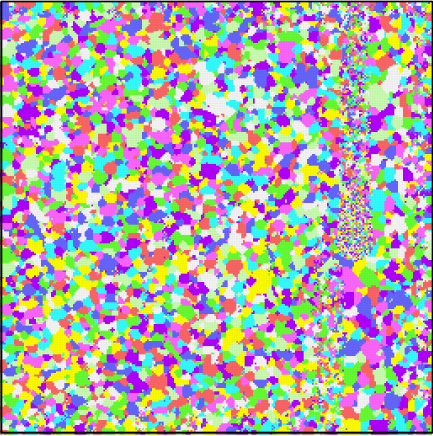
#> input picture data/temp_data/speed_45_hatch_15_cropped.png, 433 x 436 px, found by its file name
$ python average_grain_size.py
#> lines starting #> are read from the running program, lines starting #| are printed output that depends on the picture; after the words box and inside, x2 and y2 are one past the last pixel; in counts of white or black regions, pixels touching at a corner belong together; long printed decimals are rounded
from PIL import Image, ImageFilter
import numpy as np
import matplotlib.pyplot as plt
from skimage import filters, measure
from scipy.ndimage import binary_erosion, binary_dilation
import random

plot_numbers_on_grains = True

# Read the image using PIL
#image_path = 'sample5-1.png'
#image_path = 'comp2.png'
image_path = 'speed_45_hatch_15_cropped.png'
#image_path='speed_90_hatch_15_CROP_8bitcolor.png'

image_pil = Image.open(image_path)
#> image_pil is the input picture: PIL image 433x436 RGB; mean R, G, B 173.6, 167, 167.3

image_pil = image_pil.convert('RGB') #convert image mode to RGB (in case if not, e.g: some image may have 4 channels: RGBA)

# Convert the PIL image to a NumPy array
image_np = np.array(image_pil)

# Apply Gaussian filter
gaussian_image = image_pil.filter(ImageFilter.GaussianBlur(radius=1))
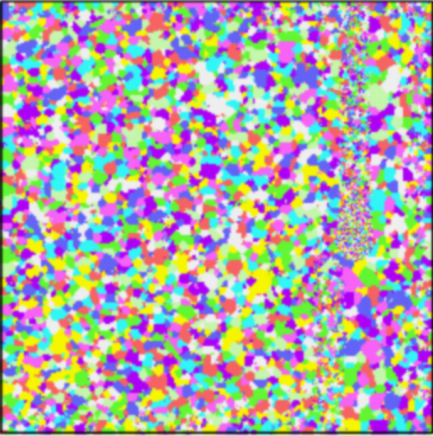
#> gaussian_image: PIL image 433x436 RGB; mean R, G, B 173.1, 166.5, 166.8

# Convert the PIL image to a NumPy array after Gaussian filtering
gaussian_np = np.array(gaussian_image)

# Convert to grayscale for Sobel edge detection
gray_image = gaussian_image.convert('L')
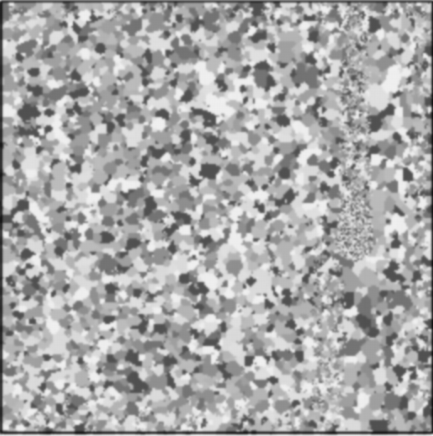
#> gray_image: PIL image 433x436 L; min 20, max 241, mean 168.5

# Apply Sobel edge detector
sobel_edges = filters.sobel(np.array(gray_image))
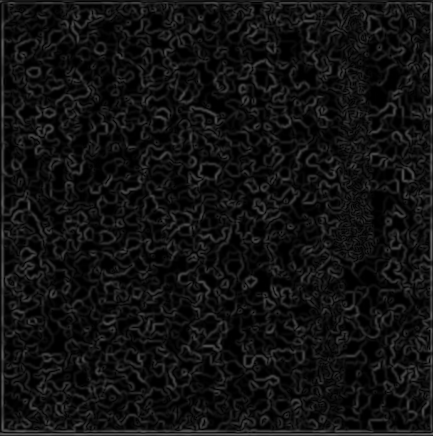
#> sobel_edges: shape (436, 433) float64; min 0, max 0.401, mean 0.0695

# Threshold the edge image to binary
binary_edges = sobel_edges < 0.01  # Adjust threshold as needed
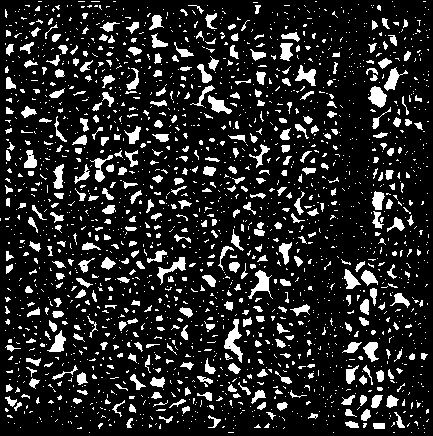
#> binary_edges: shape (436, 433) bool; 15% white; 2127 white regions (1722 under 20 px), largest, box (x1, y1, x2, y2) and area: (224, 319, 243, 363) 328, (248, 270, 273, 299) 273, (368, 86, 387, 108) 260
dilated_edges = binary_dilation(binary_edges,iterations=1)
#> dilated_edges: shape (436, 433) bool; 28.7% white; 1705 white regions (993 under 20 px), largest, box (x1, y1, x2, y2) and area: (370, 190, 415, 230) 587, (223, 318, 244, 364) 438, (247, 269, 274, 300) 376


# Convert binary image to labeled image
labeled_image, num_labels = measure.label(dilated_edges, connectivity=1, return_num=True)
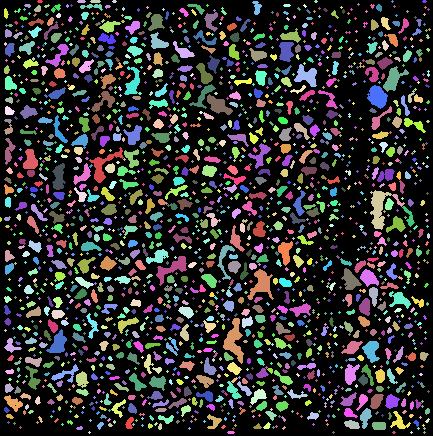
#> labeled_image: shape (436, 433) int32; 1827 distinct labels, from 0 to 1826; one colour per label, 0 black
#> num_labels = 1826

random.seed(42)  # Set a seed for reproducibility
label_colors = {label: tuple(np.random.randint(0, 256, size=3)) for label in range(1, num_labels + 1)}
randomized_labels = list(range(1, num_labels + 1))
#> randomized_labels = 1826 values from 1 to 1826
random.shuffle(randomized_labels)

randomized_colored_image = np.zeros_like(image_np)
for label, color in zip(randomized_labels, label_colors.values()):
    randomized_colored_image[labeled_image == label] = color
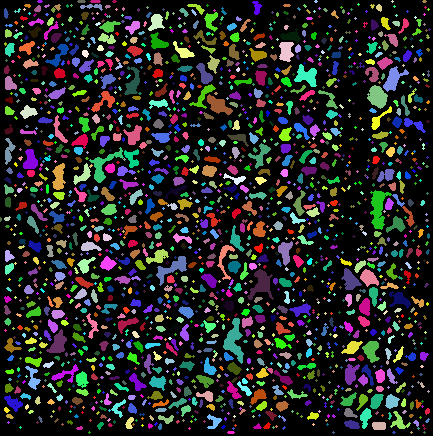
#> randomized_colored_image: shape (436, 433, 3); mean of channels 0, 1, 2 36.2, 37.4, 36.2; drawn as R, G, B


if plot_numbers_on_grains:
    plt.figure(figsize=(20,15))
    plt.imshow(randomized_colored_image, cmap='jet')


total_size = 0
weighted_sum = 0
regions_list = []
for region in measure.regionprops(labeled_image):
    # Draw text annotations at the centroid of each region
    if plot_numbers_on_grains:
        centroid = region.centroid
        plt.text(centroid[1], centroid[0], str(region.label), color='white', fontsize=8, ha='center', va='center') # Annotate the labeled image with region values

    #get each grain region statistics
    print(f"Region {region.label}: Size = {region.area} pixels")  # print results in loop
    regions_list = np.append(regions_list, region.area)

    #calculate weighted sum and total_size of all grains
    weighted_sum += region.area * region.area  # accumulate the numerator (denominator is total_size)
    total_size += region.area # get total size of all grain area
#> this loop made 1826 passes
#> (centroid, regions_list, weighted_sum, total_size) on passes 1 to 9: ((1, 39.5), [14], 196, 14), ((1, 81), [14, 23], 725, 37), ((1, 95), [14, 23, 29], 1566, 66), ((1, 114), [14, 23, 29, 11], 1687, 77), ((1, 315.5), [14, 23, 29, 11, 8], 1751, 85), ((1, 392), [14, 23, 29, 11, 8, 5], 1776, 90), ((1, 424), [14, 23, 29, 11, 8, 5, 11], 1897, 101), ((7.1, 256.6), [14, 23, 29, 11, 8, 5, 11, 80], 8297, 181), ((4, 358), [14, 23, 29, 11, 8, 5, 11, 80, 5], 8322, 186)
#> (centroid, weighted_sum, total_size) on passes 17 to 22: ((5, 207), 21047, 415), ((5, 286.5), 21447, 435), ((5.5, 304.5), 21511, 443), ((5.71, 372), 21707, 457), ((7.35, 378.7), 22863, 491), ((8.47, 37.47), 24159, 527)
#| Region 1: Size = 14.0 pixels
#| Region 2: Size = 23.0 pixels
#| Region 3: Size = 29.0 pixels
#| Region 4: Size = 11.0 pixels
#| Region 5: Size = 8.0 pixels
#| Region 6: Size = 5.0 pixels
#| Region 7: Size = 11.0 pixels
#| Region 8: Size = 80.0 pixels
#> (further printed lines are left out)
#> after the loop, regions_list = 1826 values, max 438 at index 793, min 5 at index 5, mean 29.63; total_size = 54112; weighted_sum = 4985688

print("total size: ", total_size)
#| total size:  54112.0
print("Number of grain regions: ", num_labels)
#| Number of grain regions:  1826
#print(regions_list)
try:
    #calculate average grain size (no weigthed added)
    #avg_grain_size = total_size / num_labels
    #print("average grain size is ", avg_grain_size, "pixels")

    #calculate weighted average grain size
    weighted_avg_grain_size = weighted_sum / total_size
#> weighted_avg_grain_size = 92.14
    print("weighted average grain size is", weighted_avg_grain_size, "pixels")
#| weighted average grain size is 92.136 pixels

except ZeroDivisionError:
    print("Error: Division by zero. Number of detected region is zero.")
    avg_grain_size = None  # or set a default value or handle it in another way


# Display the results (in figure)
plt.figure(figsize=(10, 5))

# Original Image
plt.subplot(2, 3, 1)
plt.imshow(image_np)
plt.title('Original Image')
plt.axis('off')

# Gaussian Filtered Image
plt.subplot(2, 3, 2)
plt.imshow(gaussian_np)
plt.title('Gaussian Filtered Image')
plt.axis('off')

# Grayscale Image
plt.subplot(2, 3, 3)
plt.imshow(gray_image, cmap='gray')
plt.title('Grayscale Image')
plt.axis('off')

# Sobel Edges
plt.subplot(2, 3, 4)
plt.imshow(sobel_edges, cmap='gray')
plt.title('Sobel Edges')
plt.axis('off')

# Binary Edges
plt.subplot(2, 3, 5)
plt.imshow(dilated_edges, cmap='binary')
#plt.imshow(binary_edges, cmap='binary')
plt.title('Binary Edges')
plt.axis('off')

# Labeled Image
plt.subplot(2, 3, 6)
plt.imshow(randomized_colored_image, cmap='jet')  # Use a colormap for better visualization
plt.title('Labeled Image')
plt.axis('off')

plt.tight_layout()
plt.show()


#plot histogram
#plt.hist(regions_list, bins=15, ec='black')
n, bins, cts = plt.hist(regions_list, bins=15,  range=(0,100),  ec='black')
#> n = [588, 362, 159, 132, 115, 71, 66, 46, 37, 25, 30, 27, 24, 10, 19]; bins = [0, 6.67, 13.33, 20, 26.67, 33.33, 40, 46.67, 53.33, 60, 66.67, 73.33, 80, 86.67, 93.33, 100]; cts = 15 items
plt.bar_label(cts) # Add numbers to the top of each bar
plt.xlabel("Grain Size")
plt.ylabel("Number of Grain Regions")
plt.show()
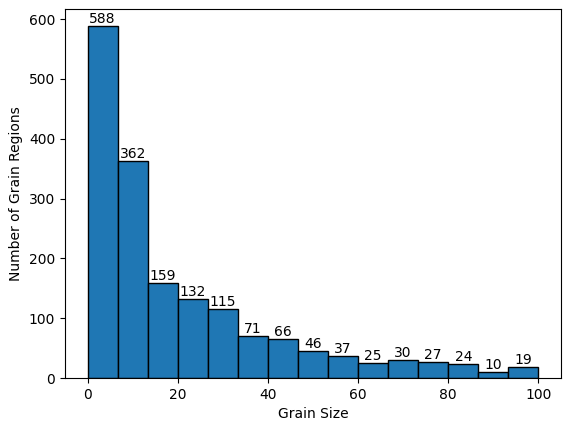
#> figure drawn by matplotlib, 1 panel; tallest bar 588 high, from x = 4.44e-16 to 6.67
